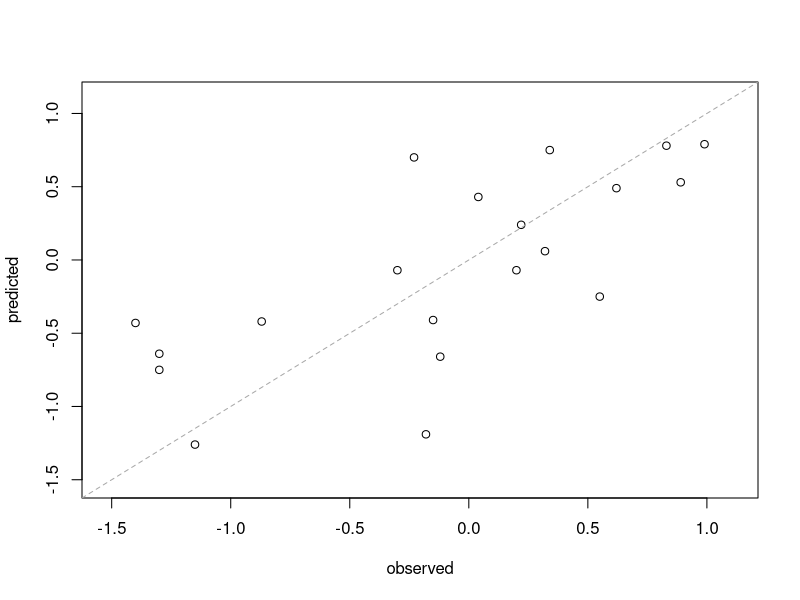

Write the R code that produced this figure.
# Ch05 Measuring performance in regression models

# Use the 'c' function to combine numbers into a vector
observed <- c(0.22, 0.83, -0.12, 0.89, -0.23, -1.30, -0.15, -1.4,
                0.62, 0.99, -0.18, 0.32, 0.34, -0.30, 0.04, -0.87,
                0.55, -1.30, -1.15, 0.20)

predicted <- c(0.24, 0.78, -0.66, 0.53, 0.70, -0.75, -0.41, -0.43,
               0.49, 0.79, -1.19, 0.06, 0.75, -0.07, 0.43, -0.42,
               -0.25, -0.64, -1.26, -0.07)

residualValues <- observed - predicted
summary(residualValues)

# Observed values versus predicted values
# It is a good idea to plot the values on a common scale.
axisRange <- extendrange(c(observed, predicted))
plot(observed, predicted,
       ylim = axisRange,
       xlim = axisRange)
# Add a 45 degree reference line
abline(0, 1, col = "darkgrey", lty = 2)

library(caret)
caret::R2(predicted, observed) # not working ?
RMSE(predicted, observed)

# Simple correlation
cor(predicted, observed)

# Rank correlation
cor(predicted, observed, method = "spearman")
